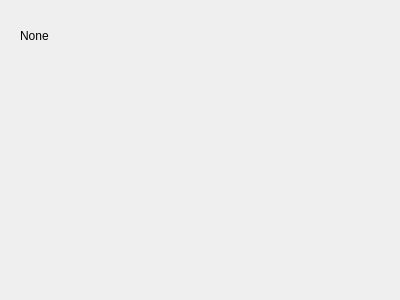
<?xml version="1.0" encoding="UTF-8"?>
<ui version="4.0">
 <class>ViewPersonDetailFrame</class>
 <widget class="QFrame" name="ViewPersonDetailFrame">
  <property name="geometry">
   <rect>
    <x>0</x>
    <y>0</y>
    <width>400</width>
    <height>300</height>
   </rect>
  </property>
  <property name="windowTitle">
   <string>Frame</string>
  </property>
  <widget class="QLabel" name="lbl_currentPerson">
   <property name="geometry">
    <rect>
     <x>20</x>
     <y>20</y>
     <width>341</width>
     <height>31</height>
    </rect>
   </property>
   <property name="text">
    <string>None</string>
   </property>
  </widget>
 </widget>
 <resources/>
 <connections/>
</ui>
